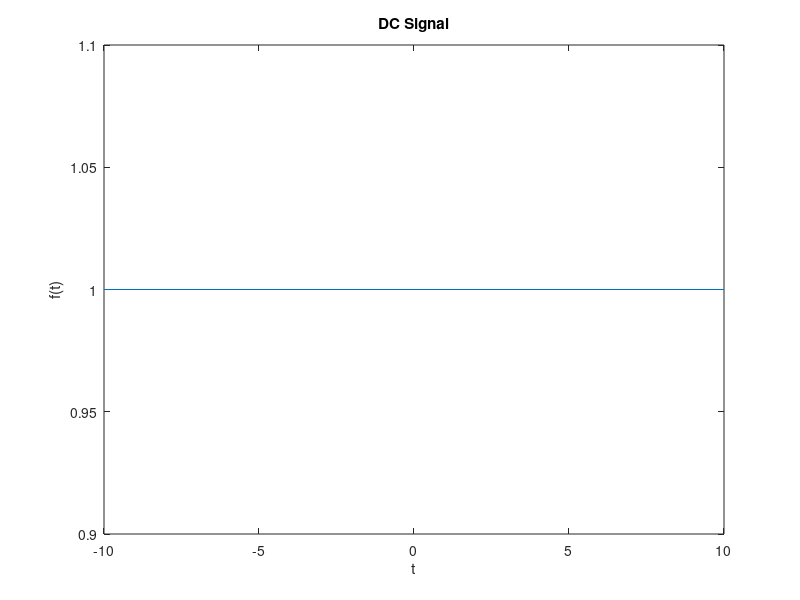

Source code (MATLAB):
%% Lab 2
%% Some commonly found signals

%% Generate a continuous time sinusoidal wave of amplitude 5.
t = [-10:0.1:10];
f = 5 * sin(t);
plot(t, f);
title("Continuous Time Sinusoidal wave of amplitude 5");
xlabel("t");
ylabel("f(t)");

%% Generate a unit impulse function.
n = [-10:1:10];
f = [zeros(1, 10), ones(1, 1), zeros(1, 10)];
stem(n, f);
title("Unit Impulse Function");
xlabel("n");
ylabel("del[n]");

%% Generate a unit step function.
n = [-10:1:10];
f = 1 * (n >= 0);
stem(n, f);
title("Unit Step Function");
xlabel("n");
ylabel("u[n]");

%% Generate a unit ramp function.
n = [-10:1:10];
f = (n > 0).*n;
stem(n, f);
title("Unit Ramp Function");
xlabel("n");
ylabel("ramp[n]");

%% Generate a continuous time sinc function
t = [-10:0.1:10];
f = sinc(t);
plot(t, f);
title("Continuous Time Sinc Function");
xlabel("t");
ylabel("f(t)");

%% Generate a continuous time exponential (growing, decaying, DC signal)

%% Growing exponential signal
t = [-10:0.1:10];
f = exp(t);
plot(t, f);
title("Growing Continuous Time Exponential Function");
xlabel("t");
ylabel("f(t)");

%% Decaying exponential signal
t = [-10:0.1:10];
f = exp(-t);
plot(t, f);
title("Decaying Continuous Time Exponential Function");
xlabel("t");
ylabel("f(t)");

%% DC signal
t = [-10:1:10];
f = ones(1, 21);
plot(t, f);
title("DC Signal");
xlabel("t");
ylabel("f(t)");
